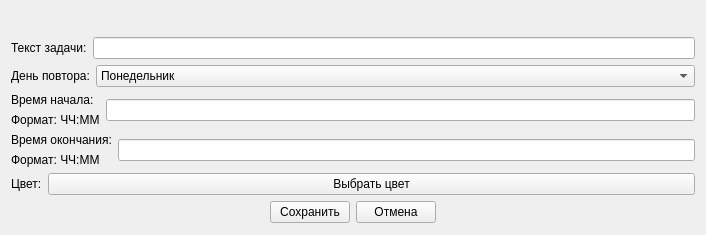
<?xml version="1.0" encoding="UTF-8"?>
<ui version="4.0">
 <class>Form</class>
 <widget class="QWidget" name="Form">
  <property name="geometry">
   <rect>
    <x>0</x>
    <y>0</y>
    <width>706</width>
    <height>235</height>
   </rect>
  </property>
  <property name="windowTitle">
   <string>Form</string>
  </property>
  <layout class="QVBoxLayout" name="verticalLayout_4">
   <item>
    <widget class="QLabel" name="error_text">
     <property name="sizePolicy">
      <sizepolicy hsizetype="Preferred" vsizetype="Fixed">
       <horstretch>0</horstretch>
       <verstretch>0</verstretch>
      </sizepolicy>
     </property>
     <property name="maximumSize">
      <size>
       <width>16777215</width>
       <height>20</height>
      </size>
     </property>
     <property name="text">
      <string/>
     </property>
    </widget>
   </item>
   <item>
    <layout class="QVBoxLayout" name="verticalLayout_3">
     <item>
      <layout class="QHBoxLayout" name="horizontalLayout">
       <item>
        <widget class="QLabel" name="label">
         <property name="text">
          <string>Текст задачи:</string>
         </property>
        </widget>
       </item>
       <item>
        <widget class="QLineEdit" name="text_of_the_task"/>
       </item>
      </layout>
     </item>
     <item>
      <layout class="QHBoxLayout" name="horizontalLayout_2">
       <item>
        <widget class="QLabel" name="label_2">
         <property name="text">
          <string>День повтора:</string>
         </property>
        </widget>
       </item>
       <item>
        <widget class="QComboBox" name="choose_repeat_day">
         <property name="sizePolicy">
          <sizepolicy hsizetype="Expanding" vsizetype="Fixed">
           <horstretch>0</horstretch>
           <verstretch>0</verstretch>
          </sizepolicy>
         </property>
         <item>
          <property name="text">
           <string>Понедельник</string>
          </property>
         </item>
         <item>
          <property name="text">
           <string>Вторник</string>
          </property>
         </item>
         <item>
          <property name="text">
           <string>Среда</string>
          </property>
         </item>
         <item>
          <property name="text">
           <string>Четверг</string>
          </property>
         </item>
         <item>
          <property name="text">
           <string>Пятница</string>
          </property>
         </item>
         <item>
          <property name="text">
           <string>Суббота</string>
          </property>
         </item>
         <item>
          <property name="text">
           <string>Воскресенье</string>
          </property>
         </item>
        </widget>
       </item>
      </layout>
     </item>
     <item>
      <layout class="QHBoxLayout" name="horizontalLayout_4">
       <item>
        <layout class="QVBoxLayout" name="verticalLayout">
         <item>
          <widget class="QLabel" name="label_3">
           <property name="text">
            <string>Время начала:</string>
           </property>
          </widget>
         </item>
         <item>
          <widget class="QLabel" name="label_4">
           <property name="text">
            <string>Формат: ЧЧ:ММ</string>
           </property>
          </widget>
         </item>
        </layout>
       </item>
       <item>
        <widget class="QLineEdit" name="start_time"/>
       </item>
      </layout>
     </item>
     <item>
      <layout class="QHBoxLayout" name="horizontalLayout_5">
       <item>
        <layout class="QVBoxLayout" name="verticalLayout_2">
         <item>
          <widget class="QLabel" name="label_5">
           <property name="text">
            <string>Время окончания:</string>
           </property>
          </widget>
         </item>
         <item>
          <widget class="QLabel" name="label_6">
           <property name="text">
            <string>Формат: ЧЧ:ММ</string>
           </property>
          </widget>
         </item>
        </layout>
       </item>
       <item>
        <widget class="QLineEdit" name="end_time"/>
       </item>
      </layout>
     </item>
     <item>
      <layout class="QHBoxLayout" name="horizontalLayout_3">
       <item>
        <widget class="QLabel" name="label_7">
         <property name="text">
          <string>Цвет:</string>
         </property>
        </widget>
       </item>
       <item>
        <widget class="QPushButton" name="choose_a_color">
         <property name="sizePolicy">
          <sizepolicy hsizetype="Expanding" vsizetype="Fixed">
           <horstretch>0</horstretch>
           <verstretch>0</verstretch>
          </sizepolicy>
         </property>
         <property name="text">
          <string>Выбрать цвет</string>
         </property>
        </widget>
       </item>
      </layout>
     </item>
     <item>
      <layout class="QHBoxLayout" name="horizontalLayout_6">
       <item>
        <spacer name="horizontalSpacer">
         <property name="orientation">
          <enum>Qt::Horizontal</enum>
         </property>
         <property name="sizeHint" stdset="0">
          <size>
           <width>40</width>
           <height>20</height>
          </size>
         </property>
        </spacer>
       </item>
       <item>
        <widget class="QPushButton" name="save_button">
         <property name="text">
          <string>Сохранить</string>
         </property>
        </widget>
       </item>
       <item>
        <widget class="QPushButton" name="cancel_button">
         <property name="text">
          <string>Отмена</string>
         </property>
        </widget>
       </item>
       <item>
        <spacer name="horizontalSpacer_2">
         <property name="orientation">
          <enum>Qt::Horizontal</enum>
         </property>
         <property name="sizeHint" stdset="0">
          <size>
           <width>40</width>
           <height>20</height>
          </size>
         </property>
        </spacer>
       </item>
      </layout>
     </item>
    </layout>
   </item>
  </layout>
 </widget>
 <resources/>
 <connections/>
</ui>
